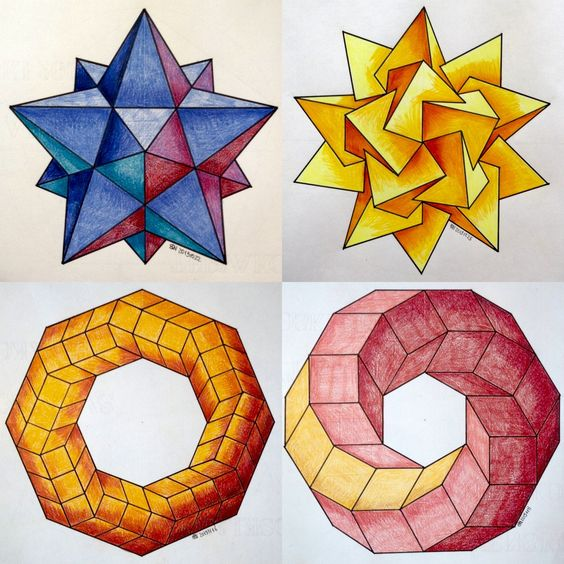
#> input picture images/Harris_Lambda_1.jpg, 564 x 564 px; its folder holds only this picture in this run
$ python -i AutomatedMain.py   (imports and definitions only)
#> lines starting #> are read from the running program, lines starting #| are printed output that depends on the picture
import cv2
import numpy as np
import time
import tkinter as tk
from tkinter import filedialog
from PIL import Image, ImageTk

# Function to load an image
def load_image():
    global img, img_gray, img_display

    file_path = filedialog.askopenfilename(filetypes=[("Image Files", "*.jpg;*.png;*.jpeg")])
#> the answer given: images/Harris_Lambda_1.jpg
    if not file_path:
        return

    # Read and process image
    img = cv2.imread(file_path)
#> img is the input picture: shape (564, 564, 3); mean B, G, R 149.4, 170.2, 198
    img_gray = cv2.cvtColor(img, cv2.COLOR_BGR2GRAY)
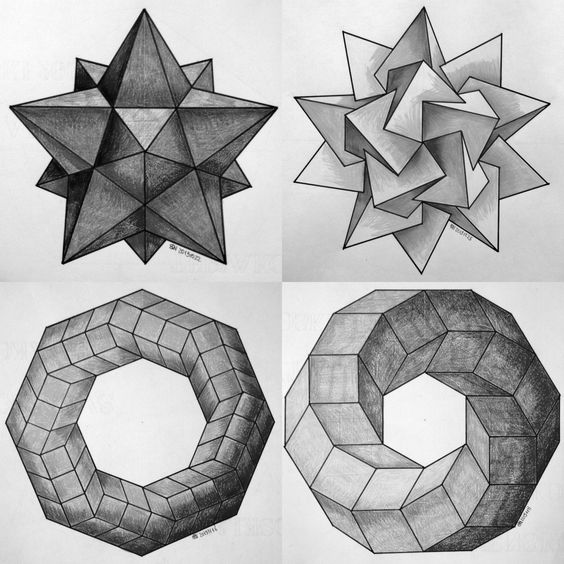
#> img_gray: shape (564, 564); min 0, max 255, mean 176.1

    # Convert to display format
    img_display = cv2.cvtColor(img, cv2.COLOR_BGR2RGB)
    img_display = ImageTk.PhotoImage(Image.fromarray(cv2.resize(img_display, (300, 300))))

    # Show image in left panel
#> (the run stopped early here; a loop or call above may not have finished)

$ run again, on images/Original_Bird.jpg
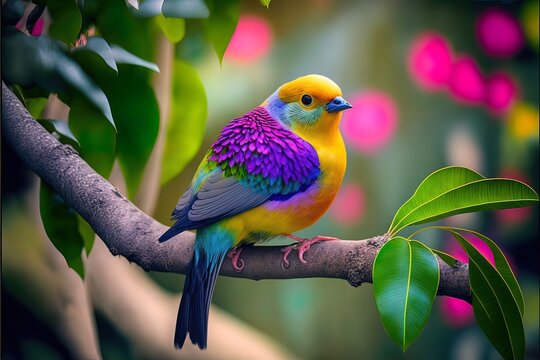
#> input picture images/Original_Bird.jpg, 540 x 360 px
#> in load_image, img is the input picture: shape (360, 540, 3); mean B, G, R 71.5, 89, 92.2
#> in load_image, `img_gray = cv2.cvtColor(img, cv2.COLOR_BGR2GRAY)`:
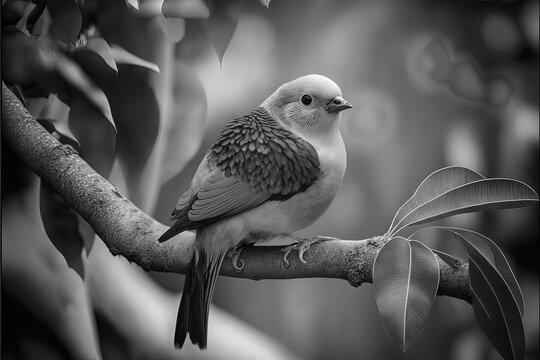
#> img_gray: shape (360, 540); min 0, max 253, mean 88

$ run again, on images/Original_Building.jpg
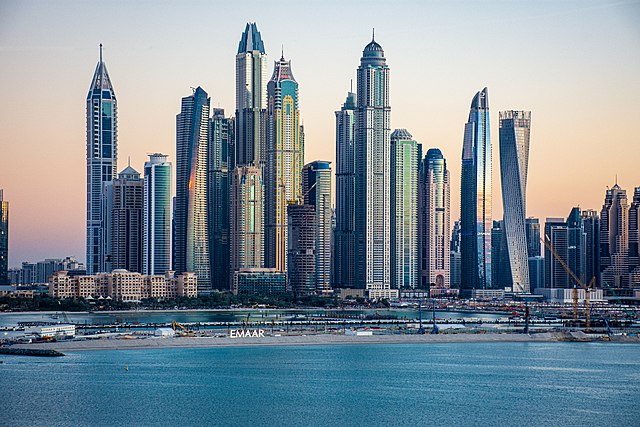
#> input picture images/Original_Building.jpg, 640 x 427 px
#> in load_image, img is the input picture: shape (427, 640, 3); mean B, G, R 150.9, 140.7, 126.2
#> in load_image, `img_gray = cv2.cvtColor(img, cv2.COLOR_BGR2GRAY)`:
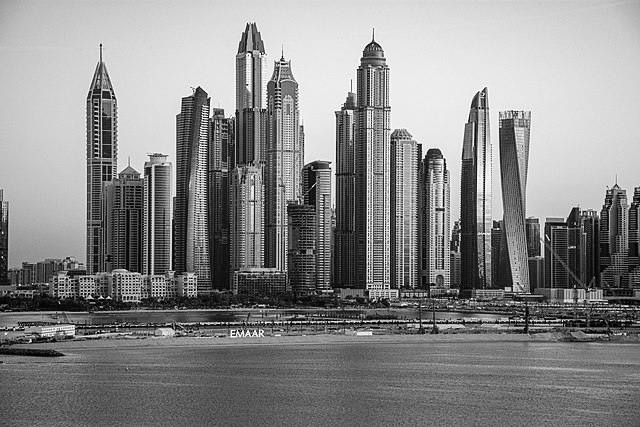
#> img_gray: shape (427, 640); min 0, max 255, mean 137.6

$ run again, on images/Harris_Lambda_2.jpg
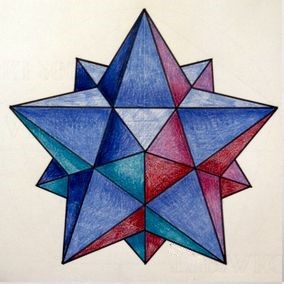
#> input picture images/Harris_Lambda_2.jpg, 284 x 284 px
#> in load_image, img is the input picture: shape (284, 284, 3); mean B, G, R 179.7, 165.7, 166.8
#> in load_image, `img_gray = cv2.cvtColor(img, cv2.COLOR_BGR2GRAY)`:
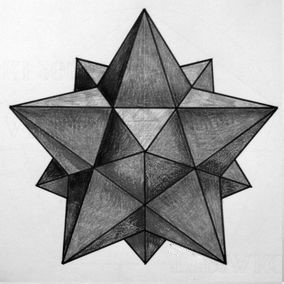
#> img_gray: shape (284, 284); min 0, max 253, mean 167.6
